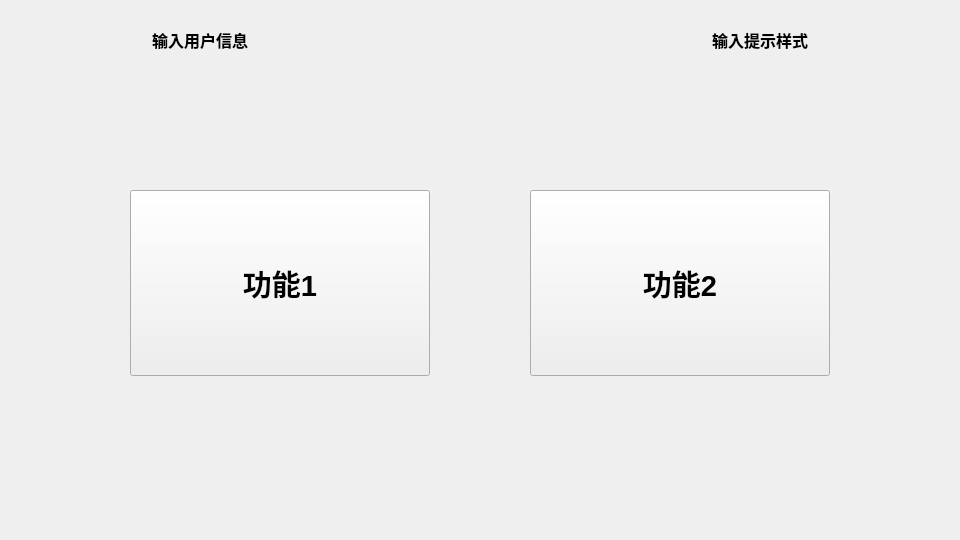
<?xml version="1.0" encoding="UTF-8"?>
<ui version="4.0">
    <class>TodoForm</class>
    <widget class="QWidget" name="TodoForm">
        <property name="geometry">
            <rect>
                <x>0</x>
                <y>0</y>
                <width>960</width>
                <height>540</height>
            </rect>
        </property>
        <property name="sizePolicy">
            <sizepolicy hsizetype="Fixed" vsizetype="Fixed">
                <horstretch>0</horstretch>
                <verstretch>0</verstretch>
            </sizepolicy>
        </property>
        <property name="windowTitle">
            <string>Form</string>
        </property>
        <widget class="QLabel" name="hint">
            <property name="geometry">
                <rect>
                    <x>560</x>
                    <y>0</y>
                    <width>400</width>
                    <height>80</height>
                </rect>
            </property>
            <property name="font">
                <font>
                    <family>Arial</family>
                    <pointsize>12</pointsize>
                    <weight>75</weight>
                    <bold>true</bold>
                </font>
            </property>
            <property name="text">
                <string>输入提示样式</string>
            </property>
            <property name="alignment">
                <set>Qt::AlignCenter</set>
            </property>
        </widget>
        <widget class="QLabel" name="uinfo">
            <property name="geometry">
                <rect>
                    <x>0</x>
                    <y>0</y>
                    <width>400</width>
                    <height>80</height>
                </rect>
            </property>
            <property name="font">
                <font>
                    <family>Arial</family>
                    <pointsize>12</pointsize>
                    <weight>75</weight>
                    <bold>true</bold>
                </font>
            </property>
            <property name="text">
                <string>输入用户信息</string>
            </property>
            <property name="alignment">
                <set>Qt::AlignCenter</set>
            </property>
        </widget>
        <widget class="QToolButton" name="btn1">
            <property name="geometry">
                <rect>
                    <x>130</x>
                    <y>190</y>
                    <width>300</width>
                    <height>186</height>
                </rect>
            </property>
            <property name="minimumSize">
                <size>
                    <width>0</width>
                    <height>0</height>
                </size>
            </property>
            <property name="maximumSize">
                <size>
                    <width>10000</width>
                    <height>10000</height>
                </size>
            </property>
            <property name="font">
                <font>
                    <family>Arial</family>
                    <pointsize>22</pointsize>
                    <weight>75</weight>
                    <bold>true</bold>
                </font>
            </property>
            <property name="text">
                <string>功能1</string>
            </property>
            <property name="iconSize">
                <size>
                    <width>100</width>
                    <height>100</height>
                </size>
            </property>
        </widget>
        <widget class="QToolButton" name="btn2">
            <property name="geometry">
                <rect>
                    <x>530</x>
                    <y>190</y>
                    <width>300</width>
                    <height>186</height>
                </rect>
            </property>
            <property name="minimumSize">
                <size>
                    <width>0</width>
                    <height>0</height>
                </size>
            </property>
            <property name="maximumSize">
                <size>
                    <width>10000</width>
                    <height>10000</height>
                </size>
            </property>
            <property name="font">
                <font>
                    <family>Arial</family>
                    <pointsize>22</pointsize>
                    <weight>75</weight>
                    <bold>true</bold>
                </font>
            </property>
            <property name="text">
                <string>功能2</string>
            </property>
            <property name="iconSize">
                <size>
                    <width>100</width>
                    <height>100</height>
                </size>
            </property>
        </widget>
    </widget>
    <resources/>
    <connections/>
</ui>
